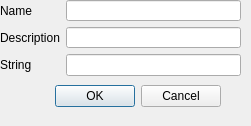
<?xml version="1.0" encoding="UTF-8"?>
<ui version="4.0">
 <class>NewBuildDialog</class>
 <widget class="QDialog" name="NewBuildDialog">
  <property name="geometry">
   <rect>
    <x>0</x>
    <y>0</y>
    <width>251</width>
    <height>126</height>
   </rect>
  </property>
  <property name="windowTitle">
   <string>Dialog</string>
  </property>
  <widget class="QWidget" name="formLayoutWidget">
   <property name="geometry">
    <rect>
     <x>0</x>
     <y>0</y>
     <width>241</width>
     <height>76</height>
    </rect>
   </property>
   <layout class="QFormLayout" name="formLayout">
    <item row="0" column="0">
     <widget class="QLabel" name="label">
      <property name="text">
       <string>Name</string>
      </property>
     </widget>
    </item>
    <item row="1" column="0">
     <widget class="QLabel" name="label_2">
      <property name="text">
       <string>Description</string>
      </property>
     </widget>
    </item>
    <item row="0" column="1">
     <widget class="QLineEdit" name="build_name_input"/>
    </item>
    <item row="1" column="1">
     <widget class="QLineEdit" name="build_description_input"/>
    </item>
    <item row="2" column="1">
     <widget class="QLineEdit" name="build_string_input"/>
    </item>
    <item row="2" column="0">
     <widget class="QLabel" name="label_3">
      <property name="text">
       <string>String</string>
      </property>
     </widget>
    </item>
   </layout>
  </widget>
  <widget class="QDialogButtonBox" name="buttonBox">
   <property name="geometry">
    <rect>
     <x>50</x>
     <y>80</y>
     <width>171</width>
     <height>32</height>
    </rect>
   </property>
   <property name="orientation">
    <enum>Qt::Horizontal</enum>
   </property>
   <property name="standardButtons">
    <set>QDialogButtonBox::Cancel|QDialogButtonBox::Ok</set>
   </property>
  </widget>
 </widget>
 <resources/>
 <connections/>
</ui>
